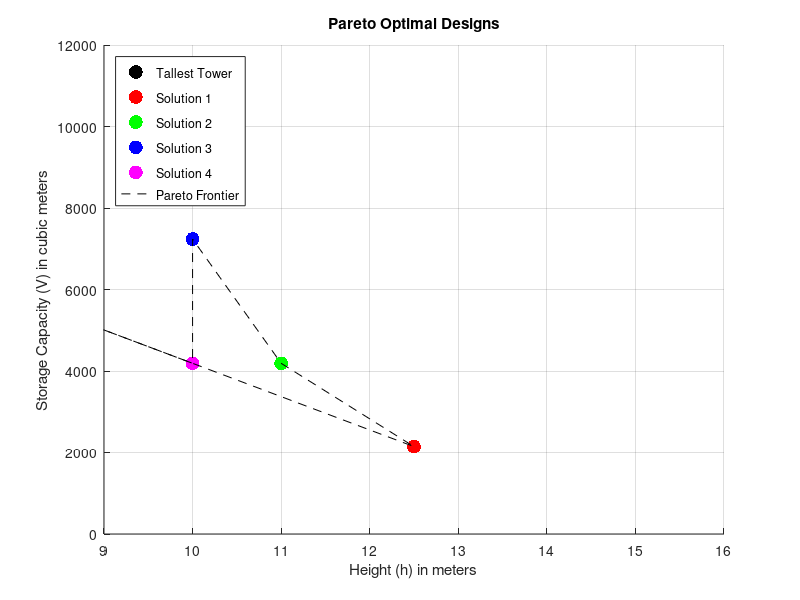

Recreate this plot in MATLAB.
% Constants and bounds
E = 206e9; % Modulus of elasticity of steel (Pa)
d = 0.3; % Diameter of the support column (m)
t = 0.0127; % Thickness of tank (m)
sigma_yield = 120e3 * 6895; % Yield strength of steel (Pa)
g = 9.8; % Gravitational constant (m/s^2)

% Calculate maximum height (h) without buckling
h_max = 2 * sqrt((E * d^2 * t) / sigma_yield);

% Calculate largest storage capacity design (r)
r_max = 14;

% Additional Pareto solutions
h1 = 12.5;
r1 = 8;

h2 = 11;
r2 = 10;

h3 = 10;
r3 = 12;

h4 = 10;
r4 = 10;

% Calculate volumes (V) for each solution
V_max = (4/3) * pi * r_max^3;
V1 = (4/3) * pi * r1^3;
V2 = (4/3) * pi * r2^3;
V3 = (4/3) * pi * r3^3;
V4 = (4/3) * pi * r4^3;

% Create a figure
figure;
hold on;

% Plot Pareto solutions
scatter(h_max, V_max, 100, 'k', 'filled', 'DisplayName', 'Tallest Tower');
scatter(h1, V1, 100, 'r', 'filled', 'DisplayName', 'Solution 1');
scatter(h2, V2, 100, 'g', 'filled', 'DisplayName', 'Solution 2');
scatter(h3, V3, 100, 'b', 'filled', 'DisplayName', 'Solution 3');
scatter(h4, V4, 100, 'm', 'filled', 'DisplayName', 'Solution 4');

% Label axes
xlabel('Height (h) in meters');
ylabel('Storage Capacity (V) in cubic meters');

% Title and legend
title('Pareto Optimal Designs');
legend('Location', 'Northwest');

% Plot the Pareto frontier (connect solutions with a line)
pareto_h = [h_max, h1, h2, h3, h4, h_max];
pareto_V = [V_max, V1, V2, V3, V4, V_max];
plot(pareto_h, pareto_V, 'k--', 'DisplayName', 'Pareto Frontier');

% Set axis limits and grid
xlim([9, 16]);
ylim([0, 12000]);
grid on;

% Show legend
legend('Location', 'Northwest');
